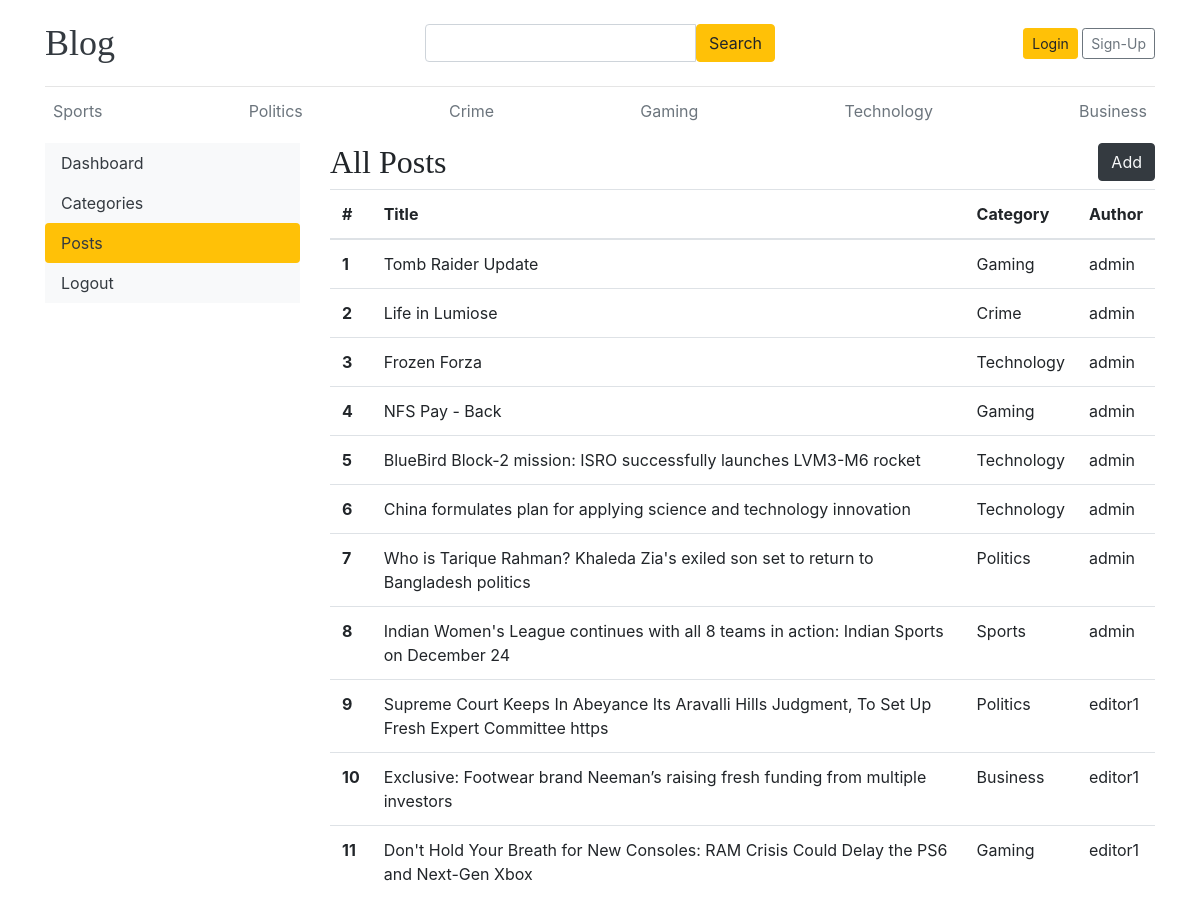
The app's page /dashboard/posts/ with its own data.
### blogs/models.py (models this page shows)
class Category(models.Model) :
    category_name = models.CharField("Category", max_length = 50, unique = True)
    created_at = models.DateTimeField(auto_now_add = True)
    updated_at = models.DateTimeField(auto_now = True)
    class Meta :
        verbose_name_plural = 'categories'
    def __str__(self) :
        return self.category_name

class Blog(models.Model) :
    title = models.CharField(max_length = 100)
    slug = models.SlugField(max_length = 150, unique = True, blank = True)
    category = models.ForeignKey(Category, on_delete = models.CASCADE)
    author = models.ForeignKey(User, on_delete = models.CASCADE)
    featured_image = models.ImageField(upload_to = 'uploads/%Y/%m/%d')
    short_desc = models.TextField(max_length = 500)
    blog_body = models.TextField(max_length = 2000)
    status = models.CharField(max_length = 10, choices = STATUS_CHOICES, default = "Draft")
    is_featured = models.BooleanField(default = False)
    created_at = models.DateTimeField(auto_now_add = True)
    updated_at = models.DateTimeField(auto_now = True)
    def __str__(self):
        return self.title

### dashboards/views.py (the view)
# urls.py: path('posts/', views.posts, name = "posts"),
def posts(request) :
    posts = Blog.objects.all()
    return render(request, 'dashboard/posts.html', {"posts" : posts})

### blogs/context_processors.py (called while the page is built)
def get_categories(request) :
    categories = Category.objects.all()
    return dict(categories = categories)

def get_socials(request) :
    social_links = SocialLink.objects.all()
    return dict(socials = social_links)

### templates/dashboard/posts.html (shortened to what this page needs)
{% extends "base.html" %}
{% block content %}
<div class="row">
    {% include "dashboard/sidebar.html" %}
    <div class="col-md-9">
        <div class="row">
            <div class="col"><h2>All Posts</h2></div>
            <div class="col"><a href = "{% url 'add_post' %}" class ="btn btn-dark text-light float-right mb-2">Add</a></div>
        </div>
        <table class="table table-hover">
            <thead>
                <tr>
                    <th>#</th>
                    <th>Title</th>
                    <th>Category</th>
                    <th>Author</th>
                </tr>
            </thead>
            <tbody>
                {% for post in posts %}
                {% if post.status == 'Published' %}
                <tr>
                    <th>{{ forloop.counter }}</th>
                    <td>{{ post }}</td>
                    <td>{{ post.category }}</td>
                    <td>{{ post.author }}</td>
                </tr>
                {% endif %}
                {% endfor %}
            </tbody>
        </table>
    </div>
</div>
{% endblock %}

### templates/base.html (shortened to what this page needs)
{% load static %}
<!DOCTYPE html>
<html lang="en">
<head>
    <link href="https://getbootstrap.com/docs/4.0/dist/css/bootstrap.min.css" rel="stylesheet">
    <link href="{% static 'css/blog.css' %}" rel="stylesheet">
    <link rel="stylesheet" href="https://cdnjs.cloudflare.com/ajax/libs/font-awesome/4.7.0/css/font-awesome.min.css">
  </head>
<body>
    <div class="container">
      <header class="blog-header py-3">
        <div class="row align-items-center">
        <div class="col">
          <a class="blog-header-logo text-dark" href="/">Blog</a>
        </div>
        <div class="col d-flex justify-content-center">
          <form action="{% url 'search' %}" method="GET" style="width: 100%; max-width: 400px;">
            <div class="input-group">
              <input class="form-control" type="text" name="keyword" value = {{ keyword }}>
              <button class="btn btn-warning" type="submit">Search</button>
            </div>
          </form>
        </div>
        <div class="col d-flex justify-content-end">
          {% if not user.is_authenticated %}
            <a class="btn btn-sm btn-warning" href="{% url 'login' %}">Login</a>&nbsp;
            <a class="btn btn-sm btn-outline-secondary" href="{% url 'register' %}">Sign-Up</a>
          {% else %}
            <span><a href = "{% url 'dashboard' %}">Dashboard</a></span> &emsp;
            <span><a href = "{% url 'logout' %}">Logout</a></span>
          {% endif %}
        </div>
      </div>
      </header>
      <div class="nav-scroller py-1 mb-2">
        <nav class="nav d-flex justify-content-between">
          {% for cat in categories %}
          <a class="p-2 text-muted" href="{% url 'groupby_category' cat.id %}">{{ cat }}</a>
          {% endfor %}
        </nav>
      </div>
</body>
</html>
{% block content %}
{% endblock %}

### blog_main/static/css/blog.css (style rules this page uses)
.blog-header { border-bottom: 1px solid #e5e5e5; }
.blog-header-logo { font-family: "Playfair Display", Georgia, "Times New Roman", serif; font-size: 2.25rem; }
h1, h2, h3, h4, h5, h6 { font-family: "Playfair Display", Georgia, "Times New Roman", serif; }

### records on screen
Category: category_name "Sports"
Category: category_name "Politics"
Category: category_name "Crime"
Category: category_name "Gaming"
Category: category_name "Technology"
Category: category_name "Business"
Blog: title "Tomb Raider Update", category "Gaming", author "admin"
Blog: title "Life in Lumiose", category "Crime", author "admin"
Blog: title "Frozen Forza", category "Technology", author "admin"
Blog: title "NFS Pay - Back", category "Gaming", author "admin"
Blog: title "BlueBird Block-2 mission: ISRO successfully launches LVM3-M6 rocket", category "Technology", author "admin"
Blog: title "China formulates plan for applying science and technology innovation", category "Technology", author "admin"
Blog: title "Who is Tarique Rahman? Khaleda Zia's exiled son set to return to Bangladesh politics", category "Politics", author "admin"
Blog: title "Indian Women's League continues with all 8 teams in action: Indian Sports on December 24", category "Sports", author "admin"
Blog: title "Supreme Court Keeps In Abeyance Its Aravalli Hills Judgment, To Set Up Fresh Expert Committee https", category "Politics", author "editor1"
Blog: title "Exclusive: Footwear brand Neeman’s raising fresh funding from multiple investors", category "Business", author "editor1"
Blog: title "Don't Hold Your Breath for New Consoles: RAM Crisis Could Delay the PS6 and Next-Gen Xbox", category "Gaming", author "editor1"
